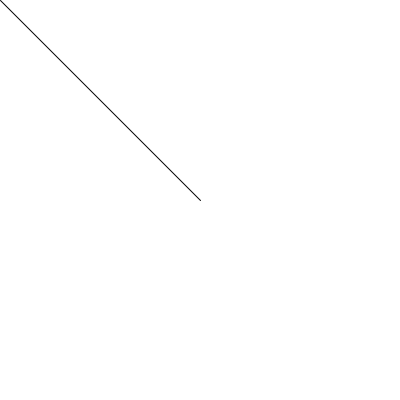
Frame 1 (no input)
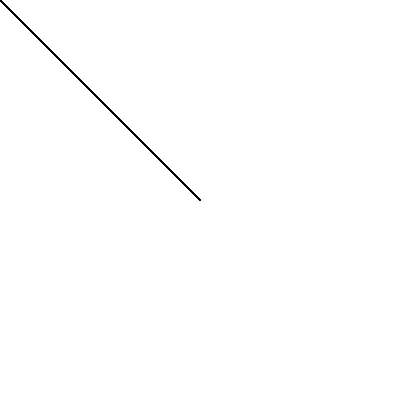
Frame 60 (the mouse pressed at the canvas centre just before this capture)
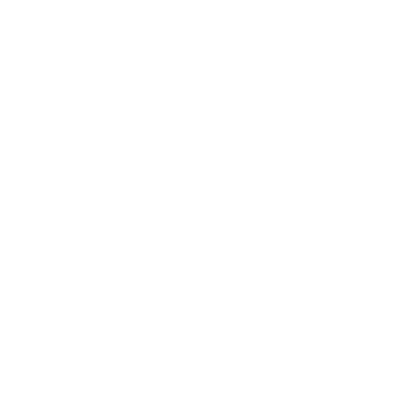
Frame 120 (the mouse held since frame 60 and released just before this capture)

The Processing sketch that drew these frames (run headless with seeded random() and noise(); from frame 60 on, the mouse is pressed at the canvas centre):

// Processing sketch: processing_43995
// ── processing_43995.pde

void setup (){
  size (400,400);
  background (255);
  smooth();
}

void draw(){
 // background (220,0);
  line(200,200,mouseX, mouseY);

if (mousePressed){
  background(255);
}

}


                
                
